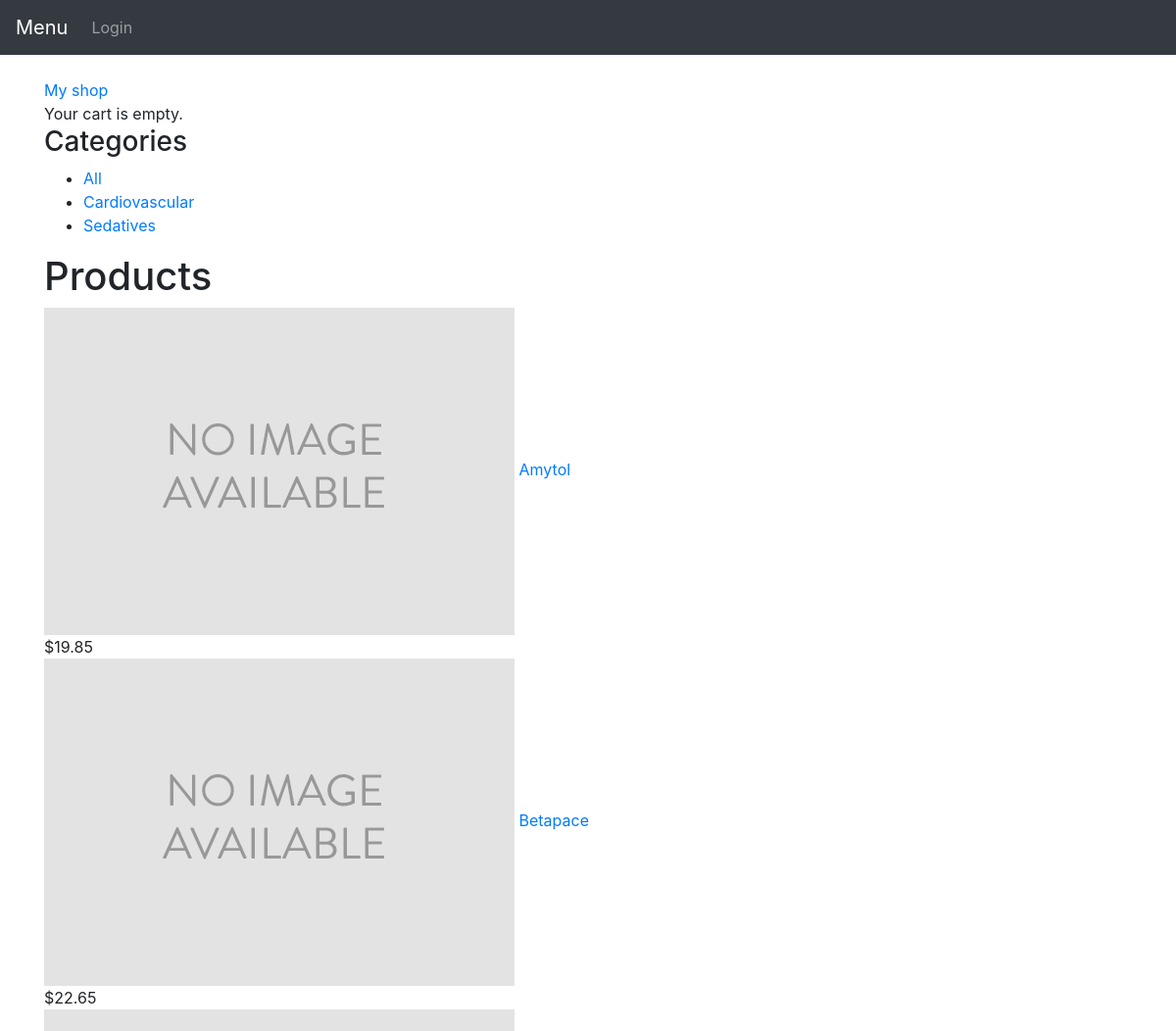
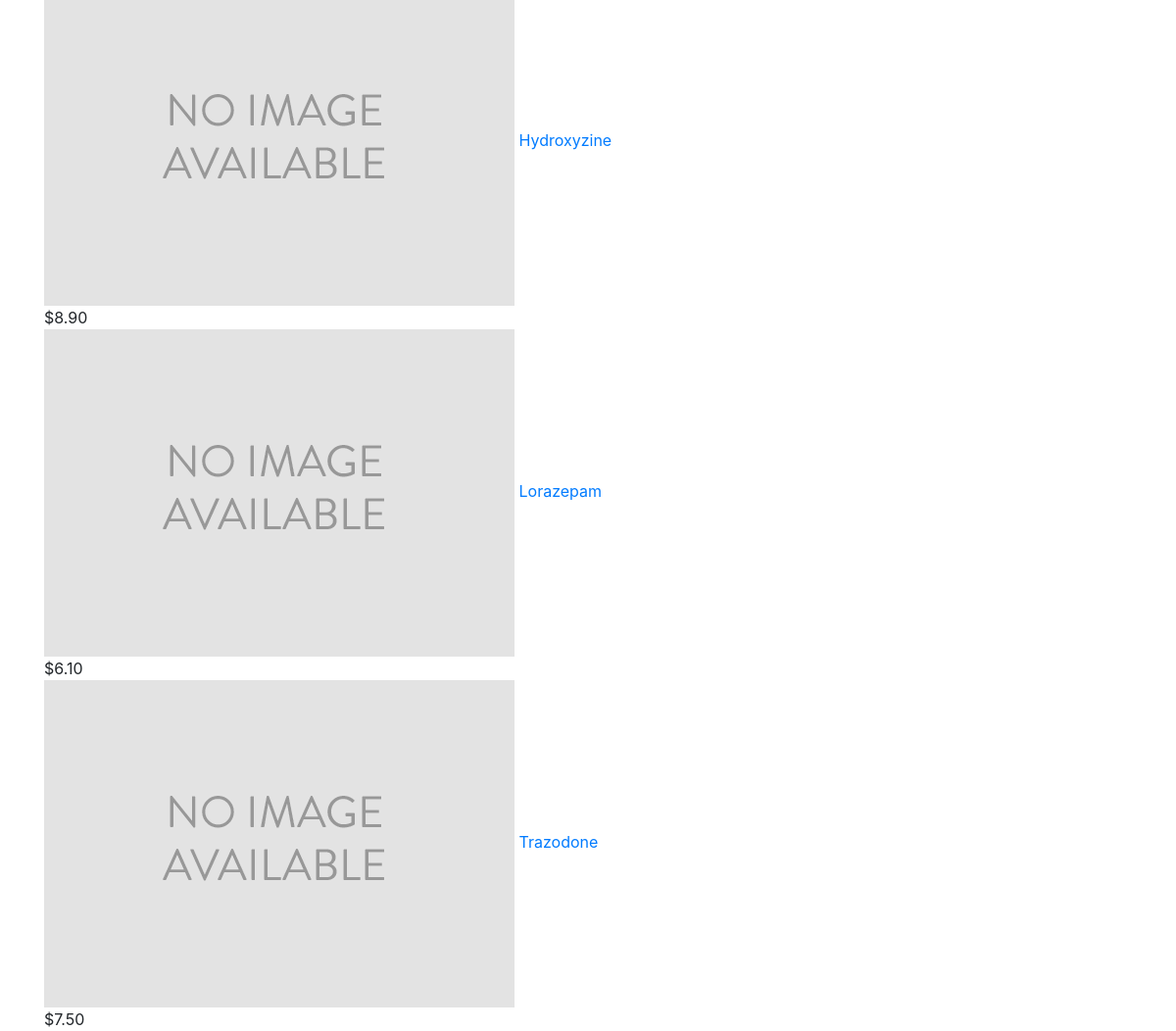
The app's page /shop/ with its own data (2 pictures, top to bottom).
### shop/models.py (models this page shows, shortened)
class Category(models.Model):
    name = models.CharField(max_length=200,
                            db_index=True)
    slug = models.SlugField(max_length=200,
                            unique=True)
    class Meta:
        ordering = ('name',)
        verbose_name = 'category'
        verbose_name_plural = 'categories'
    def get_absolute_url(self):
            return reverse('shop:product_list_by_category',
                           args=[self.slug])

class Product(models.Model):
    category = models.ForeignKey(Category,
                                 related_name='products',
                                 on_delete=models.CASCADE)
    name = models.CharField(max_length=200, db_index=True)
    slug = models.SlugField(max_length=200, db_index=True)
    image = models.ImageField(upload_to='products/%Y/%m/%d',
                              blank=True)
    description = models.TextField(blank=True)
    price = models.DecimalField(max_digits=10, decimal_places=2)
    available = models.BooleanField(default=True)
    created = models.DateTimeField(auto_now_add=True)
    updated = models.DateTimeField(auto_now=True)
    class Meta:
        ordering = ('name',)
        index_together = (('id', 'slug'),)
    def get_absolute_url(self):
            return reverse('shop:product_detail',
                           args=[self.id, self.slug])

### shop/views.py (the view)
# urls.py: path('', views.product_list, name='product_list'),
def product_list(request, category_slug=None):
    category = None
    categories = Category.objects.all()
    products = Product.objects.filter(available=True)
    if category_slug:
        category = get_object_or_404(Category, slug=category_slug)
        products = products.filter(category=category)
    return render(request,
                  'shop/product/list.html',
                  {'category': category,
                   'categories': categories,
                   'products': products})

### shop/templates/shop/product/list.html (shortened to what this page needs)
{% extends "shop/base.html" %}
{% load static %}
{% block content %}
  <div id="sidebar">
    <h3>Categories</h3>
    <ul>
      <li {% if not category %}class="selected"{% endif %}>
        <a href="{% url "shop:product_list" %}">All</a>
      </li>
      {% for c in categories %}
        <li {% if category.slug == c.slug %}class="selected"{% endif %}>
          <a href="{{ c.get_absolute_url }}">{{ c.name }}</a>
        </li>
      {% endfor %}
    </ul>
  </div>
  <div id="main" class="product-list">
    <h1>{% if category %}{{ category.name }}{% else %}Products{% endif %}</h1>
    {% for product in products %}
      <div class="item">
        <a href="{{ product.get_absolute_url }}">
          <img src="{% if product.image %}{{ product.image.url }}{% else %}{% static "img/no_image.png" %}{% endif %}">
        </a>
        <a href="{{ product.get_absolute_url }}">{{ product.name }}</a><br>
        ${{ product.price }}
      </div>
    {% endfor %}
  </div>
{% endblock %}

### shop/templates/shop/base.html (shortened to what this page needs)
{% extends 'index.html' %}
{% block 'body' %}
<head>
</head>
<body>
  <div id="header">
    <a href="/" class="logo">My shop</a>
  </div>
  <div id="subheader">
    <div class="cart">
      {% with total_items=cart|length %}
          {% if cart|length > 0 %}
            Your cart:
            <a href="{% url "cart:cart_detail" %}">
              {{ total_items }} item{{ total_items|pluralize }},
              ${{ cart.get_total_price }}
            </a>
          {% else %}
            Your cart is empty.
          {% endif %}
        {% endwith %}
    </div>
  </div>
  <div id="content">
    {% block content %}
    {% endblock %}
  </div>
</body>
    {% endblock %}

### common/templates/index.html (shortened to what this page needs)
<!DOCTYPE html>
<html lang="en">
<head>
    <link rel="stylesheet" href="https://stackpath.bootstrapcdn.com/bootstrap/4.3.1/css/bootstrap.min.css">
</head>
<body>
    {% include 'navbar.html'%}
    <div class="container">
        {% block 'body' %}
        {% endblock %}
    </div>
</body>
</body>
</html>

### common/templates/navbar.html (shortened to what this page needs)
<nav class="navbar navbar-expand-lg navbar-dark bg-dark" style="margin-bottom:2%">
  <a class="navbar-brand" href="{% url 'landing' %}">Menu</a>
  <div class="collapse navbar-collapse" id="navbarNavDropdown">
    <ul class="navbar-nav">
        {% if not request.user.is_authenticated %}
      <li class="nav-item">
        <a class="nav-link" href="{% url 'login' %}">Login</a>
      </li>
         {% endif %}
    </ul>
  </div>
</nav>

### records on screen
Category: name "Cardiovascular"
Category: name "Sedatives"
Product: name "Amytol", price "19.85"
Product: name "Betapace", price "22.65"
Product: name "Hydroxyzine", price "8.90"
Product: name "Lorazepam", price "6.10"
Product: name "Trazodone", price "7.50"
